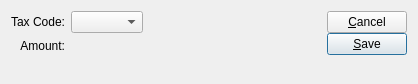
<?xml version="1.0" encoding="UTF-8"?>
<ui version="4.0">
 <comment>This file is part of the xTuple ERP: PostBooks Edition, a free and
open source Enterprise Resource Planning software suite,
Copyright (c) 1999-2011 by OpenMFG LLC, d/b/a xTuple.
It is licensed to you under the Common Public Attribution License
version 1.0, the full text of which (including xTuple-specific Exhibits)
is available at www.xtuple.com/CPAL.  By using this software, you agree
to be bound by its terms.</comment>
 <class>taxAdjustment</class>
 <widget class="QDialog" name="taxAdjustment">
  <property name="geometry">
   <rect>
    <x>0</x>
    <y>0</y>
    <width>418</width>
    <height>84</height>
   </rect>
  </property>
  <property name="windowTitle">
   <string>Tax Adjustment</string>
  </property>
  <layout class="QGridLayout" name="gridLayout_2">
   <item row="0" column="0">
    <layout class="QHBoxLayout" name="horizontalLayout_2">
     <item>
      <layout class="QVBoxLayout" name="verticalLayout">
       <item>
        <layout class="QGridLayout" name="gridLayout">
         <item row="0" column="0">
          <widget class="QLabel" name="_characteristicLit">
           <property name="text">
            <string>Tax Code:</string>
           </property>
           <property name="alignment">
            <set>Qt::AlignRight|Qt::AlignTrailing|Qt::AlignVCenter</set>
           </property>
           <property name="buddy">
            <cstring>_taxcode</cstring>
           </property>
          </widget>
         </item>
         <item row="0" column="1">
          <layout class="QHBoxLayout" name="horizontalLayout">
           <item>
            <widget class="XComboBox" name="_taxcode">
             <property name="allowNull">
              <bool>true</bool>
             </property>
             <property name="nullStr">
              <string>Select a Code</string>
             </property>
             <property name="type">
              <enum>XComboBox::TaxCodes</enum>
             </property>
            </widget>
           </item>
           <item>
            <spacer name="horizontalSpacer">
             <property name="orientation">
              <enum>Qt::Horizontal</enum>
             </property>
             <property name="sizeHint" stdset="0">
              <size>
               <width>0</width>
               <height>20</height>
              </size>
             </property>
            </spacer>
           </item>
          </layout>
         </item>
         <item row="1" column="0">
          <widget class="QLabel" name="_listpriceLit">
           <property name="text">
            <string>Amount:</string>
           </property>
           <property name="alignment">
            <set>Qt::AlignRight|Qt::AlignTrailing|Qt::AlignVCenter</set>
           </property>
          </widget>
         </item>
         <item row="1" column="1">
          <layout class="QHBoxLayout">
           <item>
            <widget class="CurrCluster" name="_amount">
             <property name="allowNegative">
              <bool>true</bool>
             </property>
             <property name="currencyDisabled">
              <bool>true</bool>
             </property>
            </widget>
           </item>
           <item>
            <spacer>
             <property name="orientation">
              <enum>Qt::Horizontal</enum>
             </property>
             <property name="sizeHint" stdset="0">
              <size>
               <width>0</width>
               <height>0</height>
              </size>
             </property>
            </spacer>
           </item>
          </layout>
         </item>
        </layout>
       </item>
       <item>
        <spacer>
         <property name="orientation">
          <enum>Qt::Vertical</enum>
         </property>
         <property name="sizeType">
          <enum>QSizePolicy::Expanding</enum>
         </property>
         <property name="sizeHint" stdset="0">
          <size>
           <width>20</width>
           <height>0</height>
          </size>
         </property>
        </spacer>
       </item>
      </layout>
     </item>
     <item>
      <spacer name="horizontalSpacer_2">
       <property name="orientation">
        <enum>Qt::Horizontal</enum>
       </property>
       <property name="sizeHint" stdset="0">
        <size>
         <width>40</width>
         <height>0</height>
        </size>
       </property>
      </spacer>
     </item>
     <item>
      <layout class="QVBoxLayout">
       <property name="spacing">
        <number>0</number>
       </property>
       <item>
        <widget class="QPushButton" name="_close">
         <property name="text">
          <string>&amp;Cancel</string>
         </property>
        </widget>
       </item>
       <item>
        <widget class="QPushButton" name="_save">
         <property name="text">
          <string>&amp;Save</string>
         </property>
         <property name="autoDefault">
          <bool>true</bool>
         </property>
         <property name="default">
          <bool>true</bool>
         </property>
        </widget>
       </item>
       <item>
        <spacer>
         <property name="orientation">
          <enum>Qt::Vertical</enum>
         </property>
         <property name="sizeType">
          <enum>QSizePolicy::Expanding</enum>
         </property>
         <property name="sizeHint" stdset="0">
          <size>
           <width>77</width>
           <height>0</height>
          </size>
         </property>
        </spacer>
       </item>
      </layout>
     </item>
    </layout>
   </item>
  </layout>
 </widget>
 <layoutdefault spacing="6" margin="11"/>
 <pixmapfunction>qPixmapFromMimeSource</pixmapfunction>
 <customwidgets>
  <customwidget>
   <class>CurrCluster</class>
   <extends>CurrDisplay</extends>
   <header>currcluster.h</header>
  </customwidget>
  <customwidget>
   <class>CurrDisplay</class>
   <extends>QWidget</extends>
   <header>currcluster.h</header>
  </customwidget>
  <customwidget>
   <class>XComboBox</class>
   <extends>QComboBox</extends>
   <header>xcombobox.h</header>
  </customwidget>
 </customwidgets>
 <tabstops>
  <tabstop>_taxcode</tabstop>
  <tabstop>_save</tabstop>
  <tabstop>_close</tabstop>
 </tabstops>
 <resources/>
 <connections>
  <connection>
   <sender>_close</sender>
   <signal>clicked()</signal>
   <receiver>taxAdjustment</receiver>
   <slot>reject()</slot>
   <hints>
    <hint type="sourcelabel">
     <x>370</x>
     <y>30</y>
    </hint>
    <hint type="destinationlabel">
     <x>20</x>
     <y>20</y>
    </hint>
   </hints>
  </connection>
 </connections>
</ui>
